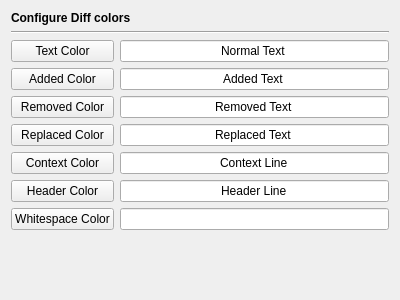
<?xml version="1.0" encoding="UTF-8"?>
<ui version="4.0">
 <class>DiffColoursPage</class>
 <widget class="QWidget" name="DiffColoursPage">
  <property name="geometry">
   <rect>
    <x>0</x>
    <y>0</y>
    <width>400</width>
    <height>300</height>
   </rect>
  </property>
  <layout class="QVBoxLayout" name="verticalLayout">
   <item>
    <widget class="QLabel" name="headerLabel">
     <property name="text">
      <string>&lt;b&gt;Configure Diff colors&lt;/b&gt;</string>
     </property>
    </widget>
   </item>
   <item>
    <widget class="Line" name="line1">
     <property name="frameShape">
      <enum>QFrame::HLine</enum>
     </property>
     <property name="frameShadow">
      <enum>QFrame::Sunken</enum>
     </property>
     <property name="orientation">
      <enum>Qt::Horizontal</enum>
     </property>
    </widget>
   </item>
   <item>
    <layout class="QGridLayout" name="gridLayout">
     <item row="5" column="0">
      <widget class="QPushButton" name="headerButton">
       <property name="toolTip">
        <string>Select the background color for header lines</string>
       </property>
       <property name="text">
        <string>Header Color</string>
       </property>
      </widget>
     </item>
     <item row="5" column="1">
      <widget class="QLineEdit" name="headerSample">
       <property name="focusPolicy">
        <enum>Qt::NoFocus</enum>
       </property>
       <property name="text">
        <string>Header Line</string>
       </property>
       <property name="alignment">
        <set>Qt::AlignHCenter</set>
       </property>
       <property name="readOnly">
        <bool>true</bool>
       </property>
      </widget>
     </item>
     <item row="6" column="0">
      <widget class="QPushButton" name="whitespaceButton">
       <property name="toolTip">
        <string>Select the background color for bad whitespace</string>
       </property>
       <property name="text">
        <string>Whitespace Color</string>
       </property>
      </widget>
     </item>
     <item row="6" column="1">
      <widget class="QLineEdit" name="whitespaceSample">
       <property name="focusPolicy">
        <enum>Qt::NoFocus</enum>
       </property>
       <property name="alignment">
        <set>Qt::AlignHCenter</set>
       </property>
       <property name="readOnly">
        <bool>true</bool>
       </property>
      </widget>
     </item>
     <item row="0" column="0">
      <widget class="QPushButton" name="textButton">
       <property name="toolTip">
        <string>Select the text foreground color</string>
       </property>
       <property name="text">
        <string>Text Color</string>
       </property>
      </widget>
     </item>
     <item row="0" column="1">
      <widget class="QLineEdit" name="textSample">
       <property name="focusPolicy">
        <enum>Qt::NoFocus</enum>
       </property>
       <property name="text">
        <string>Normal Text</string>
       </property>
       <property name="alignment">
        <set>Qt::AlignHCenter</set>
       </property>
       <property name="readOnly">
        <bool>true</bool>
       </property>
      </widget>
     </item>
     <item row="1" column="0">
      <widget class="QPushButton" name="addedButton">
       <property name="toolTip">
        <string>Select the background color for additions</string>
       </property>
       <property name="text">
        <string>Added Color</string>
       </property>
      </widget>
     </item>
     <item row="1" column="1">
      <widget class="QLineEdit" name="addedSample">
       <property name="focusPolicy">
        <enum>Qt::NoFocus</enum>
       </property>
       <property name="text">
        <string>Added Text</string>
       </property>
       <property name="alignment">
        <set>Qt::AlignHCenter</set>
       </property>
       <property name="readOnly">
        <bool>true</bool>
       </property>
      </widget>
     </item>
     <item row="2" column="0">
      <widget class="QPushButton" name="removedButton">
       <property name="toolTip">
        <string>Select the background color for removed text</string>
       </property>
       <property name="text">
        <string>Removed Color</string>
       </property>
      </widget>
     </item>
     <item row="2" column="1">
      <widget class="QLineEdit" name="removedSample">
       <property name="focusPolicy">
        <enum>Qt::NoFocus</enum>
       </property>
       <property name="text">
        <string>Removed Text</string>
       </property>
       <property name="alignment">
        <set>Qt::AlignHCenter</set>
       </property>
       <property name="readOnly">
        <bool>true</bool>
       </property>
      </widget>
     </item>
     <item row="3" column="0">
      <widget class="QPushButton" name="replacedButton">
       <property name="toolTip">
        <string>Select the background color for replaced text</string>
       </property>
       <property name="text">
        <string>Replaced Color</string>
       </property>
      </widget>
     </item>
     <item row="3" column="1">
      <widget class="QLineEdit" name="replacedSample">
       <property name="focusPolicy">
        <enum>Qt::NoFocus</enum>
       </property>
       <property name="text">
        <string>Replaced Text</string>
       </property>
       <property name="alignment">
        <set>Qt::AlignHCenter</set>
       </property>
       <property name="readOnly">
        <bool>true</bool>
       </property>
      </widget>
     </item>
     <item row="4" column="0">
      <widget class="QPushButton" name="contextButton">
       <property name="toolTip">
        <string>Select the background color for context lines</string>
       </property>
       <property name="text">
        <string>Context Color</string>
       </property>
      </widget>
     </item>
     <item row="4" column="1">
      <widget class="QLineEdit" name="contextSample">
       <property name="focusPolicy">
        <enum>Qt::NoFocus</enum>
       </property>
       <property name="text">
        <string>Context Line</string>
       </property>
       <property name="alignment">
        <set>Qt::AlignHCenter</set>
       </property>
       <property name="readOnly">
        <bool>true</bool>
       </property>
      </widget>
     </item>
    </layout>
   </item>
   <item>
    <spacer name="verticalSpacer">
     <property name="orientation">
      <enum>Qt::Vertical</enum>
     </property>
     <property name="sizeHint" stdset="0">
      <size>
       <width>20</width>
       <height>46</height>
      </size>
     </property>
    </spacer>
   </item>
  </layout>
 </widget>
 <resources/>
 <connections/>
</ui>
